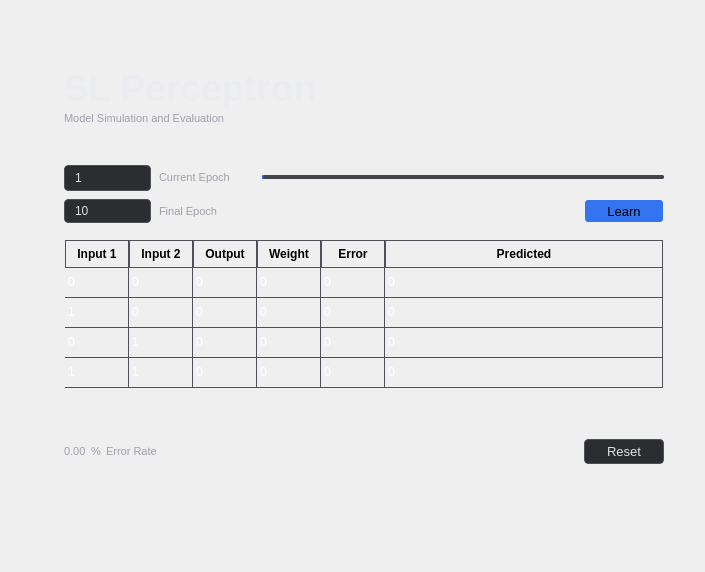
<?xml version="1.0" encoding="UTF-8"?>
<ui version="4.0">
 <class>EvaluationClass</class>
 <widget class="QWidget" name="EvaluationClass">
  <property name="geometry">
   <rect>
    <x>0</x>
    <y>0</y>
    <width>705</width>
    <height>572</height>
   </rect>
  </property>
  <property name="windowTitle">
   <string>Evaluation</string>
  </property>
  <layout class="QHBoxLayout" name="horizontalLayout_2">
   <property name="spacing">
    <number>0</number>
   </property>
   <property name="leftMargin">
    <number>64</number>
   </property>
   <property name="topMargin">
    <number>64</number>
   </property>
   <property name="rightMargin">
    <number>0</number>
   </property>
   <property name="bottomMargin">
    <number>0</number>
   </property>
   <item alignment="Qt::AlignmentFlag::AlignLeft|Qt::AlignmentFlag::AlignTop">
    <widget class="QWidget" name="verticalWidget" native="true">
     <property name="minimumSize">
      <size>
       <width>0</width>
       <height>0</height>
      </size>
     </property>
     <property name="maximumSize">
      <size>
       <width>16777215</width>
       <height>16777215</height>
      </size>
     </property>
     <layout class="QHBoxLayout" name="horizontalLayout">
      <property name="spacing">
       <number>16</number>
      </property>
      <property name="leftMargin">
       <number>0</number>
      </property>
      <property name="topMargin">
       <number>0</number>
      </property>
      <property name="rightMargin">
       <number>0</number>
      </property>
      <property name="bottomMargin">
       <number>0</number>
      </property>
      <item>
       <widget class="QWidget" name="verticalWidget_2" native="true">
        <property name="minimumSize">
         <size>
          <width>600</width>
          <height>0</height>
         </size>
        </property>
        <property name="maximumSize">
         <size>
          <width>16777215</width>
          <height>16777215</height>
         </size>
        </property>
        <layout class="QVBoxLayout" name="verticalLayout_2">
         <property name="spacing">
          <number>0</number>
         </property>
         <property name="leftMargin">
          <number>0</number>
         </property>
         <property name="topMargin">
          <number>0</number>
         </property>
         <property name="rightMargin">
          <number>0</number>
         </property>
         <property name="bottomMargin">
          <number>0</number>
         </property>
         <item>
          <widget class="QLabel" name="label">
           <property name="minimumSize">
            <size>
             <width>0</width>
             <height>48</height>
            </size>
           </property>
           <property name="maximumSize">
            <size>
             <width>16777215</width>
             <height>16777215</height>
            </size>
           </property>
           <property name="font">
            <font>
             <pointsize>28</pointsize>
             <bold>true</bold>
            </font>
           </property>
           <property name="styleSheet">
            <string notr="true">color: #EBECF0;</string>
           </property>
           <property name="text">
            <string>SL Perceptron</string>
           </property>
          </widget>
         </item>
         <item alignment="Qt::AlignmentFlag::AlignLeft|Qt::AlignmentFlag::AlignTop">
          <widget class="QWidget" name="horizontalWidget_2" native="true">
           <layout class="QHBoxLayout" name="horizontalLayout_4">
            <property name="spacing">
             <number>4</number>
            </property>
            <property name="leftMargin">
             <number>0</number>
            </property>
            <property name="topMargin">
             <number>0</number>
            </property>
            <property name="rightMargin">
             <number>0</number>
            </property>
            <property name="bottomMargin">
             <number>0</number>
            </property>
            <item alignment="Qt::AlignmentFlag::AlignLeft">
             <widget class="QLabel" name="label_12">
              <property name="sizePolicy">
               <sizepolicy hsizetype="Minimum" vsizetype="Preferred">
                <horstretch>0</horstretch>
                <verstretch>0</verstretch>
               </sizepolicy>
              </property>
              <property name="minimumSize">
               <size>
                <width>0</width>
                <height>0</height>
               </size>
              </property>
              <property name="font">
               <font>
                <pointsize>8</pointsize>
               </font>
              </property>
              <property name="styleSheet">
               <string notr="true">color: #9DA0A8</string>
              </property>
              <property name="text">
               <string>Model Simulation and Evaluation</string>
              </property>
              <property name="indent">
               <number>0</number>
              </property>
             </widget>
            </item>
           </layout>
          </widget>
         </item>
         <item>
          <spacer name="verticalSpacer">
           <property name="orientation">
            <enum>Qt::Orientation::Vertical</enum>
           </property>
           <property name="sizeType">
            <enum>QSizePolicy::Policy::Expanding</enum>
           </property>
           <property name="sizeHint" stdset="0">
            <size>
             <width>20</width>
             <height>40</height>
            </size>
           </property>
          </spacer>
         </item>
         <item alignment="Qt::AlignmentFlag::AlignTop">
          <widget class="QWidget" name="verticalWidget" native="true">
           <property name="minimumSize">
            <size>
             <width>100</width>
             <height>0</height>
            </size>
           </property>
           <layout class="QVBoxLayout" name="verticalLayout">
            <property name="spacing">
             <number>8</number>
            </property>
            <property name="leftMargin">
             <number>0</number>
            </property>
            <property name="topMargin">
             <number>0</number>
            </property>
            <property name="rightMargin">
             <number>0</number>
            </property>
            <property name="bottomMargin">
             <number>0</number>
            </property>
            <item alignment="Qt::AlignmentFlag::AlignTop">
             <widget class="QWidget" name="horizontalWidget_4" native="true">
              <property name="minimumSize">
               <size>
                <width>0</width>
                <height>0</height>
               </size>
              </property>
              <layout class="QHBoxLayout" name="horizontalLayout_8">
               <property name="spacing">
                <number>32</number>
               </property>
               <property name="leftMargin">
                <number>0</number>
               </property>
               <property name="topMargin">
                <number>0</number>
               </property>
               <property name="rightMargin">
                <number>0</number>
               </property>
               <property name="bottomMargin">
                <number>0</number>
               </property>
               <item alignment="Qt::AlignmentFlag::AlignLeft|Qt::AlignmentFlag::AlignTop">
                <widget class="QWidget" name="horizontalWidget_5" native="true">
                 <layout class="QHBoxLayout" name="horizontalLayout_7">
                  <property name="spacing">
                   <number>8</number>
                  </property>
                  <property name="leftMargin">
                   <number>0</number>
                  </property>
                  <property name="topMargin">
                   <number>0</number>
                  </property>
                  <property name="rightMargin">
                   <number>0</number>
                  </property>
                  <property name="bottomMargin">
                   <number>0</number>
                  </property>
                  <item alignment="Qt::AlignmentFlag::AlignLeft|Qt::AlignmentFlag::AlignTop">
                   <widget class="QSpinBox" name="spinBox_2">
                    <property name="enabled">
                     <bool>false</bool>
                    </property>
                    <property name="minimumSize">
                     <size>
                      <width>32</width>
                      <height>24</height>
                     </size>
                    </property>
                    <property name="styleSheet">
                     <string notr="true">QSpinBox::up-button {
    subcontrol-origin: border;
    subcontrol-position: top right;
    width: 24px;
    border: none;
}

QSpinBox::down-button {
    subcontrol-origin: border;
    subcontrol-position: bottom right;
    width: 24px;
    border: none;
}

QSpinBox::up-arrow,
QSpinBox::down-arrow {
    width: 12px;
    height: 12px;
}

QSpinBox::up-arrow {
    image: url(:/qt_sandbox_1/assets/chevronUp_dark.svg);  
}

QSpinBox::down-arrow {
    image: url(:/qt_sandbox_1/assets/chevronDown_dark.svg);
}

QSpinBox {
	background: #2B2D30;
	border: 1px solid #4E5157;
	border-radius: 4px;
    color: #DFE1E5;
    padding: 4px 8px;
}

QSpinBox:hover {
	border: 1px solid #6F737A;
}

QSpinBox:focus {
	border: 2px solid #3574F0;
}
</string>
                    </property>
                    <property name="readOnly">
                     <bool>true</bool>
                    </property>
                    <property name="minimum">
                     <number>1</number>
                    </property>
                    <property name="maximum">
                     <number>1000000000</number>
                    </property>
                    <property name="value">
                     <number>1</number>
                    </property>
                   </widget>
                  </item>
                  <item alignment="Qt::AlignmentFlag::AlignVCenter">
                   <widget class="QLabel" name="label_17">
                    <property name="sizePolicy">
                     <sizepolicy hsizetype="Minimum" vsizetype="Preferred">
                      <horstretch>0</horstretch>
                      <verstretch>0</verstretch>
                     </sizepolicy>
                    </property>
                    <property name="minimumSize">
                     <size>
                      <width>0</width>
                      <height>0</height>
                     </size>
                    </property>
                    <property name="font">
                     <font>
                      <pointsize>8</pointsize>
                     </font>
                    </property>
                    <property name="styleSheet">
                     <string notr="true">color: #9DA0A8</string>
                    </property>
                    <property name="text">
                     <string>Current Epoch</string>
                    </property>
                    <property name="indent">
                     <number>0</number>
                    </property>
                   </widget>
                  </item>
                 </layout>
                </widget>
               </item>
               <item alignment="Qt::AlignmentFlag::AlignVCenter">
                <widget class="QSlider" name="horizontalSlider">
                 <property name="enabled">
                  <bool>true</bool>
                 </property>
                 <property name="minimumSize">
                  <size>
                   <width>0</width>
                   <height>0</height>
                  </size>
                 </property>
                 <property name="maximumSize">
                  <size>
                   <width>16777215</width>
                   <height>16777215</height>
                  </size>
                 </property>
                 <property name="styleSheet">
                  <string notr="true">QSlider::groove:horizontal {
    height: 4px;
    background: #3574F0;
    border-radius: 2px;
}

QSlider::handle:horizontal {
    background: #3574F0;
    image: url(:/qt_sandbox_1/assets/dot-2.svg);
    width: 12px;
    height: 8px;
    margin: -4 0;
    border-radius: 6px;
}

QSlider::sub-page:horizontal {
    background: #3574F0;
    border-radius: 2px;
}

QSlider::add-page:horizontal {
    background: #43454A;
    border-radius: 2px;
}</string>
                 </property>
                 <property name="minimum">
                  <number>1</number>
                 </property>
                 <property name="maximum">
                  <number>100</number>
                 </property>
                 <property name="pageStep">
                  <number>100</number>
                 </property>
                 <property name="value">
                  <number>1</number>
                 </property>
                 <property name="orientation">
                  <enum>Qt::Orientation::Horizontal</enum>
                 </property>
                 <property name="invertedAppearance">
                  <bool>false</bool>
                 </property>
                </widget>
               </item>
              </layout>
             </widget>
            </item>
            <item alignment="Qt::AlignmentFlag::AlignTop">
             <widget class="QWidget" name="horizontalWidget" native="true">
              <property name="minimumSize">
               <size>
                <width>0</width>
                <height>0</height>
               </size>
              </property>
              <layout class="QHBoxLayout" name="horizontalLayout_5">
               <property name="spacing">
                <number>0</number>
               </property>
               <property name="leftMargin">
                <number>0</number>
               </property>
               <property name="topMargin">
                <number>0</number>
               </property>
               <property name="rightMargin">
                <number>0</number>
               </property>
               <property name="bottomMargin">
                <number>0</number>
               </property>
               <item alignment="Qt::AlignmentFlag::AlignLeft|Qt::AlignmentFlag::AlignTop">
                <widget class="QWidget" name="horizontalWidget" native="true">
                 <layout class="QHBoxLayout" name="horizontalLayout_3">
                  <property name="spacing">
                   <number>8</number>
                  </property>
                  <property name="leftMargin">
                   <number>0</number>
                  </property>
                  <property name="topMargin">
                   <number>0</number>
                  </property>
                  <property name="rightMargin">
                   <number>0</number>
                  </property>
                  <property name="bottomMargin">
                   <number>0</number>
                  </property>
                  <item alignment="Qt::AlignmentFlag::AlignLeft">
                   <widget class="QSpinBox" name="spinBox">
                    <property name="minimumSize">
                     <size>
                      <width>32</width>
                      <height>24</height>
                     </size>
                    </property>
                    <property name="styleSheet">
                     <string notr="true">QSpinBox::up-button {
    subcontrol-origin: border;
    subcontrol-position: top right;
    width: 24px;
    border: none;
}

QSpinBox::down-button {
    subcontrol-origin: border;
    subcontrol-position: bottom right;
    width: 24px;
    border: none;
}

QSpinBox::up-arrow,
QSpinBox::down-arrow {
    width: 12px;
    height: 12px;
}

QSpinBox::up-arrow {
    image: url(:/qt_sandbox_1/assets/chevronUp_dark.svg);  
}

QSpinBox::down-arrow {
    image: url(:/qt_sandbox_1/assets/chevronDown_dark.svg);
}

QSpinBox {
	background: #2B2D30;
	border: 1px solid #4E5157;
	border-radius: 4px;
    color: #DFE1E5;
    padding: 4px 8px;
}

QSpinBox:hover {
	border: 1px solid #6F737A;
}

QSpinBox:focus {
	border: 2px solid #3574F0;
}
</string>
                    </property>
                    <property name="minimum">
                     <number>1</number>
                    </property>
                    <property name="maximum">
                     <number>1000000000</number>
                    </property>
                    <property name="value">
                     <number>10</number>
                    </property>
                   </widget>
                  </item>
                  <item alignment="Qt::AlignmentFlag::AlignLeft">
                   <widget class="QLabel" name="label_13">
                    <property name="sizePolicy">
                     <sizepolicy hsizetype="Minimum" vsizetype="Preferred">
                      <horstretch>0</horstretch>
                      <verstretch>0</verstretch>
                     </sizepolicy>
                    </property>
                    <property name="minimumSize">
                     <size>
                      <width>0</width>
                      <height>0</height>
                     </size>
                    </property>
                    <property name="font">
                     <font>
                      <pointsize>8</pointsize>
                     </font>
                    </property>
                    <property name="styleSheet">
                     <string notr="true">color: #9DA0A8</string>
                    </property>
                    <property name="text">
                     <string>Final Epoch</string>
                    </property>
                    <property name="indent">
                     <number>0</number>
                    </property>
                   </widget>
                  </item>
                 </layout>
                </widget>
               </item>
               <item alignment="Qt::AlignmentFlag::AlignRight">
                <widget class="QPushButton" name="pushButton_10">
                 <property name="minimumSize">
                  <size>
                   <width>80</width>
                   <height>24</height>
                  </size>
                 </property>
                 <property name="font">
                  <font>
                   <pointsize>10</pointsize>
                  </font>
                 </property>
                 <property name="styleSheet">
                  <string notr="true">QPushButton {
	background: #3574F0;
	border: 2px solid transparent;
	border-radius: 4px;
}

QPushButton:hover {
	background: #366ACF;
}

QPushButton:pressed {
	background: #375FAD;
}

</string>
                 </property>
                 <property name="text">
                  <string>Learn</string>
                 </property>
                 <property name="autoDefault">
                  <bool>false</bool>
                 </property>
                 <property name="default">
                  <bool>false</bool>
                 </property>
                 <property name="flat">
                  <bool>false</bool>
                 </property>
                </widget>
               </item>
              </layout>
             </widget>
            </item>
            <item>
             <spacer name="verticalSpacer_2">
              <property name="orientation">
               <enum>Qt::Orientation::Vertical</enum>
              </property>
              <property name="sizeType">
               <enum>QSizePolicy::Policy::Expanding</enum>
              </property>
              <property name="sizeHint" stdset="0">
               <size>
                <width>8</width>
                <height>8</height>
               </size>
              </property>
             </spacer>
            </item>
            <item>
             <widget class="QTableWidget" name="tableWidget">
              <property name="minimumSize">
               <size>
                <width>0</width>
                <height>0</height>
               </size>
              </property>
              <property name="styleSheet">
               <string notr="true">QTableWidget {
    background: transparent;
    gridline-color: #4E5157;
    color: white;
}

QTableWidget::item:selected {
    color: white;
}

QTableWidget::item:hover {
    color: white;
}

QHeaderView::section {
    background: transparent;
    padding: 4px;
    font-weight: bold;
    border: 1px solid #4E5157;
}

QTableWidget QScrollBar:vertical {
    background: transparent;
    width: 6px;
    margin: 2px;
    border-radius: 3px;
}

QTableWidget QScrollBar::handle:vertical {
    background: transparent;
    border-radius: 2px;
    width: 4px; 
}

QTableWidget QScrollBar::handle:vertical:hover {
    background: transparent;
}

QTableWidget QScrollBar::add-line:vertical,
QTableWidget QScrollBar::sub-line:vertical {
    height: 0px;
}

QTableWidget QScrollBar::add-page:vertical,
QTableWidget QScrollBar::sub-page:vertical {
    background: transparent;
}

QTableWidget QScrollBar:horizontal {
    background: transparent;
    height: 6px;
    margin: 2px;
    border-radius: 3px;
}

QTableWidget QScrollBar::handle:horizontal {
    background: transparent;
    border-radius: 2px;
    height: 4px;
}

QTableWidget QScrollBar::handle:horizontal:hover {
    background: transparent;
}

QTableWidget QScrollBar::add-line:horizontal,
QTableWidget QScrollBar::sub-line:horizontal {
    width: 0px;
}

QTableWidget QScrollBar::add-page:horizontal,
QTableWidget QScrollBar::sub-page:horizontal {
    background: transparent;
}
</string>
              </property>
              <property name="editTriggers">
               <set>QAbstractItemView::EditTrigger::AllEditTriggers</set>
              </property>
              <property name="tabKeyNavigation">
               <bool>true</bool>
              </property>
              <property name="showDropIndicator" stdset="0">
               <bool>true</bool>
              </property>
              <property name="selectionMode">
               <enum>QAbstractItemView::SelectionMode::SingleSelection</enum>
              </property>
              <property name="gridStyle">
               <enum>Qt::PenStyle::SolidLine</enum>
              </property>
              <property name="sortingEnabled">
               <bool>false</bool>
              </property>
              <property name="wordWrap">
               <bool>true</bool>
              </property>
              <property name="rowCount">
               <number>4</number>
              </property>
              <property name="columnCount">
               <number>6</number>
              </property>
              <attribute name="horizontalHeaderVisible">
               <bool>true</bool>
              </attribute>
              <attribute name="horizontalHeaderCascadingSectionResizes">
               <bool>false</bool>
              </attribute>
              <attribute name="horizontalHeaderMinimumSectionSize">
               <number>28</number>
              </attribute>
              <attribute name="horizontalHeaderDefaultSectionSize">
               <number>64</number>
              </attribute>
              <attribute name="horizontalHeaderShowSortIndicator" stdset="0">
               <bool>false</bool>
              </attribute>
              <attribute name="horizontalHeaderStretchLastSection">
               <bool>true</bool>
              </attribute>
              <attribute name="verticalHeaderVisible">
               <bool>false</bool>
              </attribute>
              <attribute name="verticalHeaderCascadingSectionResizes">
               <bool>false</bool>
              </attribute>
              <attribute name="verticalHeaderMinimumSectionSize">
               <number>20</number>
              </attribute>
              <attribute name="verticalHeaderDefaultSectionSize">
               <number>30</number>
              </attribute>
              <attribute name="verticalHeaderHighlightSections">
               <bool>false</bool>
              </attribute>
              <attribute name="verticalHeaderShowSortIndicator" stdset="0">
               <bool>false</bool>
              </attribute>
              <attribute name="verticalHeaderStretchLastSection">
               <bool>false</bool>
              </attribute>
              <row/>
              <row/>
              <row/>
              <row/>
              <column>
               <property name="text">
                <string>Input 1</string>
               </property>
              </column>
              <column>
               <property name="text">
                <string>Input 2</string>
               </property>
              </column>
              <column>
               <property name="text">
                <string>Output</string>
               </property>
              </column>
              <column>
               <property name="text">
                <string>Weight</string>
               </property>
              </column>
              <column>
               <property name="text">
                <string>Error</string>
               </property>
              </column>
              <column>
               <property name="text">
                <string>Predicted</string>
               </property>
              </column>
              <item row="0" column="0">
               <property name="text">
                <string>0</string>
               </property>
              </item>
              <item row="0" column="1">
               <property name="text">
                <string>0</string>
               </property>
              </item>
              <item row="0" column="2">
               <property name="text">
                <string>0</string>
               </property>
              </item>
              <item row="0" column="3">
               <property name="text">
                <string>0</string>
               </property>
               <property name="flags">
                <set>ItemIsDragEnabled|ItemIsDropEnabled|ItemIsUserCheckable|ItemIsEnabled</set>
               </property>
              </item>
              <item row="0" column="4">
               <property name="text">
                <string>0</string>
               </property>
               <property name="flags">
                <set>ItemIsDragEnabled|ItemIsDropEnabled|ItemIsUserCheckable|ItemIsEnabled</set>
               </property>
              </item>
              <item row="0" column="5">
               <property name="text">
                <string>0</string>
               </property>
               <property name="flags">
                <set>ItemIsDragEnabled|ItemIsDropEnabled|ItemIsUserCheckable|ItemIsEnabled</set>
               </property>
              </item>
              <item row="1" column="0">
               <property name="text">
                <string>1</string>
               </property>
              </item>
              <item row="1" column="1">
               <property name="text">
                <string>0</string>
               </property>
              </item>
              <item row="1" column="2">
               <property name="text">
                <string>0</string>
               </property>
              </item>
              <item row="1" column="3">
               <property name="text">
                <string>0</string>
               </property>
               <property name="flags">
                <set>ItemIsDragEnabled|ItemIsDropEnabled|ItemIsUserCheckable|ItemIsEnabled</set>
               </property>
              </item>
              <item row="1" column="4">
               <property name="text">
                <string>0</string>
               </property>
               <property name="flags">
                <set>ItemIsDragEnabled|ItemIsDropEnabled|ItemIsUserCheckable|ItemIsEnabled</set>
               </property>
              </item>
              <item row="1" column="5">
               <property name="text">
                <string>0</string>
               </property>
               <property name="flags">
                <set>ItemIsDragEnabled|ItemIsDropEnabled|ItemIsUserCheckable|ItemIsEnabled</set>
               </property>
              </item>
              <item row="2" column="0">
               <property name="text">
                <string>0</string>
               </property>
              </item>
              <item row="2" column="1">
               <property name="text">
                <string>1</string>
               </property>
              </item>
              <item row="2" column="2">
               <property name="text">
                <string>0</string>
               </property>
              </item>
              <item row="2" column="3">
               <property name="text">
                <string>0</string>
               </property>
               <property name="flags">
                <set>ItemIsDragEnabled|ItemIsDropEnabled|ItemIsUserCheckable|ItemIsEnabled</set>
               </property>
              </item>
              <item row="2" column="4">
               <property name="text">
                <string>0</string>
               </property>
               <property name="flags">
                <set>ItemIsDragEnabled|ItemIsDropEnabled|ItemIsUserCheckable|ItemIsEnabled</set>
               </property>
              </item>
              <item row="2" column="5">
               <property name="text">
                <string>0</string>
               </property>
               <property name="flags">
                <set>ItemIsDragEnabled|ItemIsDropEnabled|ItemIsUserCheckable|ItemIsEnabled</set>
               </property>
              </item>
              <item row="3" column="0">
               <property name="text">
                <string>1</string>
               </property>
              </item>
              <item row="3" column="1">
               <property name="text">
                <string>1</string>
               </property>
              </item>
              <item row="3" column="2">
               <property name="text">
                <string>0</string>
               </property>
              </item>
              <item row="3" column="3">
               <property name="text">
                <string>0</string>
               </property>
               <property name="flags">
                <set>ItemIsDragEnabled|ItemIsDropEnabled|ItemIsUserCheckable|ItemIsEnabled</set>
               </property>
              </item>
              <item row="3" column="4">
               <property name="text">
                <string>0</string>
               </property>
               <property name="flags">
                <set>ItemIsDragEnabled|ItemIsDropEnabled|ItemIsUserCheckable|ItemIsEnabled</set>
               </property>
              </item>
              <item row="3" column="5">
               <property name="text">
                <string>0</string>
               </property>
               <property name="flags">
                <set>ItemIsDragEnabled|ItemIsDropEnabled|ItemIsUserCheckable|ItemIsEnabled</set>
               </property>
              </item>
             </widget>
            </item>
            <item alignment="Qt::AlignmentFlag::AlignTop">
             <widget class="QWidget" name="horizontalWidget_3" native="true">
              <layout class="QHBoxLayout" name="horizontalLayout_9">
               <property name="spacing">
                <number>0</number>
               </property>
               <property name="leftMargin">
                <number>0</number>
               </property>
               <property name="topMargin">
                <number>0</number>
               </property>
               <property name="rightMargin">
                <number>0</number>
               </property>
               <property name="bottomMargin">
                <number>0</number>
               </property>
               <item alignment="Qt::AlignmentFlag::AlignLeft">
                <widget class="QWidget" name="horizontalWidget_6" native="true">
                 <layout class="QHBoxLayout" name="horizontalLayout_6">
                  <property name="spacing">
                   <number>2</number>
                  </property>
                  <property name="leftMargin">
                   <number>0</number>
                  </property>
                  <property name="topMargin">
                   <number>0</number>
                  </property>
                  <property name="rightMargin">
                   <number>0</number>
                  </property>
                  <property name="bottomMargin">
                   <number>0</number>
                  </property>
                  <item>
                   <widget class="QLabel" name="label_16">
                    <property name="sizePolicy">
                     <sizepolicy hsizetype="Minimum" vsizetype="Preferred">
                      <horstretch>0</horstretch>
                      <verstretch>0</verstretch>
                     </sizepolicy>
                    </property>
                    <property name="minimumSize">
                     <size>
                      <width>0</width>
                      <height>0</height>
                     </size>
                    </property>
                    <property name="font">
                     <font>
                      <pointsize>8</pointsize>
                     </font>
                    </property>
                    <property name="styleSheet">
                     <string notr="true">color: #9DA0A8</string>
                    </property>
                    <property name="text">
                     <string>0.00</string>
                    </property>
                    <property name="indent">
                     <number>0</number>
                    </property>
                   </widget>
                  </item>
                  <item>
                   <widget class="QLabel" name="label_15">
                    <property name="sizePolicy">
                     <sizepolicy hsizetype="Minimum" vsizetype="Preferred">
                      <horstretch>0</horstretch>
                      <verstretch>0</verstretch>
                     </sizepolicy>
                    </property>
                    <property name="minimumSize">
                     <size>
                      <width>0</width>
                      <height>0</height>
                     </size>
                    </property>
                    <property name="font">
                     <font>
                      <pointsize>8</pointsize>
                     </font>
                    </property>
                    <property name="styleSheet">
                     <string notr="true">color: #9DA0A8</string>
                    </property>
                    <property name="text">
                     <string> %</string>
                    </property>
                    <property name="indent">
                     <number>0</number>
                    </property>
                   </widget>
                  </item>
                  <item>
                   <widget class="QLabel" name="label_14">
                    <property name="sizePolicy">
                     <sizepolicy hsizetype="Minimum" vsizetype="Preferred">
                      <horstretch>0</horstretch>
                      <verstretch>0</verstretch>
                     </sizepolicy>
                    </property>
                    <property name="minimumSize">
                     <size>
                      <width>0</width>
                      <height>0</height>
                     </size>
                    </property>
                    <property name="font">
                     <font>
                      <pointsize>8</pointsize>
                     </font>
                    </property>
                    <property name="styleSheet">
                     <string notr="true">color: #9DA0A8</string>
                    </property>
                    <property name="text">
                     <string> Error Rate</string>
                    </property>
                    <property name="indent">
                     <number>0</number>
                    </property>
                   </widget>
                  </item>
                 </layout>
                </widget>
               </item>
               <item alignment="Qt::AlignmentFlag::AlignRight">
                <widget class="QPushButton" name="pushButton_11">
                 <property name="enabled">
                  <bool>true</bool>
                 </property>
                 <property name="minimumSize">
                  <size>
                   <width>80</width>
                   <height>24</height>
                  </size>
                 </property>
                 <property name="font">
                  <font>
                   <pointsize>10</pointsize>
                  </font>
                 </property>
                 <property name="styleSheet">
                  <string notr="true">
QPushButton {
	background: #2B2D30;
	border: 1px solid #4E5157;
	border-radius: 4px;
    color: #DFE1E5;
    padding: 4px 8px;
}

QPushButton:hover {
	border: 1px solid #6F737A;
}

QPushButton:pressed {
	background: #375FAD;
}

</string>
                 </property>
                 <property name="text">
                  <string>Reset</string>
                 </property>
                 <property name="autoDefault">
                  <bool>false</bool>
                 </property>
                 <property name="default">
                  <bool>false</bool>
                 </property>
                 <property name="flat">
                  <bool>false</bool>
                 </property>
                </widget>
               </item>
              </layout>
             </widget>
            </item>
           </layout>
          </widget>
         </item>
        </layout>
       </widget>
      </item>
     </layout>
    </widget>
   </item>
  </layout>
 </widget>
 <layoutdefault spacing="6" margin="11"/>
 <resources/>
 <connections/>
</ui>
